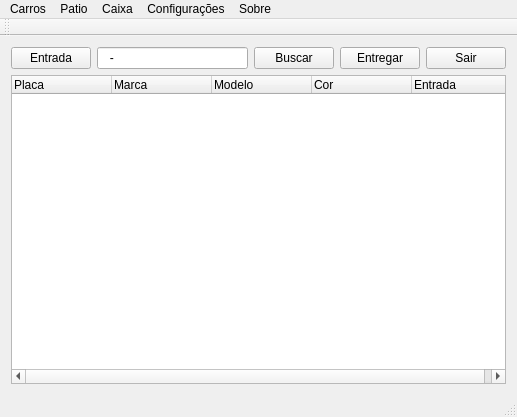
<?xml version="1.0" encoding="UTF-8"?>
<ui version="4.0">
 <class>Cardapio</class>
 <widget class="QMainWindow" name="Cardapio">
  <property name="geometry">
   <rect>
    <x>0</x>
    <y>0</y>
    <width>517</width>
    <height>417</height>
   </rect>
  </property>
  <property name="windowTitle">
   <string>Cardapio</string>
  </property>
  <widget class="QWidget" name="centralWidget">
   <layout class="QGridLayout" name="gridLayout">
    <item row="0" column="0">
     <widget class="QPushButton" name="btnEntrada">
      <property name="text">
       <string>Entrada</string>
      </property>
      <property name="icon">
       <iconset resource="resoruce.qrc">
        <normaloff>:/icones/icons/mais.png</normaloff>:/icones/icons/mais.png</iconset>
      </property>
     </widget>
    </item>
    <item row="0" column="1">
     <widget class="QLineEdit" name="lnPlaca">
      <property name="inputMask">
       <string>AAA-9999</string>
      </property>
      <property name="placeholderText">
       <string>XYZ-2015</string>
      </property>
     </widget>
    </item>
    <item row="0" column="2">
     <widget class="QPushButton" name="btnBuscar">
      <property name="text">
       <string>Buscar</string>
      </property>
      <property name="icon">
       <iconset resource="resoruce.qrc">
        <normaloff>:/icones/icons/search.png</normaloff>:/icones/icons/search.png</iconset>
      </property>
     </widget>
    </item>
    <item row="0" column="3">
     <widget class="QPushButton" name="btnEntrega">
      <property name="text">
       <string>Entregar</string>
      </property>
      <property name="icon">
       <iconset resource="resoruce.qrc">
        <normaloff>:/icones/icons/star.png</normaloff>:/icones/icons/star.png</iconset>
      </property>
     </widget>
    </item>
    <item row="0" column="4">
     <widget class="QPushButton" name="btnSair">
      <property name="text">
       <string>Sair</string>
      </property>
      <property name="icon">
       <iconset resource="resoruce.qrc">
        <normaloff>:/icones/icons/x.png</normaloff>:/icones/icons/x.png</iconset>
      </property>
     </widget>
    </item>
    <item row="1" column="0" colspan="5">
     <widget class="QTreeWidget" name="treeWidget">
      <column>
       <property name="text">
        <string>Placa</string>
       </property>
      </column>
      <column>
       <property name="text">
        <string>Marca</string>
       </property>
      </column>
      <column>
       <property name="text">
        <string>Modelo</string>
       </property>
      </column>
      <column>
       <property name="text">
        <string>Cor</string>
       </property>
      </column>
      <column>
       <property name="text">
        <string>Entrada</string>
       </property>
      </column>
     </widget>
    </item>
   </layout>
  </widget>
  <widget class="QMenuBar" name="menuBar">
   <property name="geometry">
    <rect>
     <x>0</x>
     <y>0</y>
     <width>517</width>
     <height>19</height>
    </rect>
   </property>
   <widget class="QMenu" name="menuOp_es">
    <property name="title">
     <string>Carros</string>
    </property>
    <addaction name="actionCadastrar_Carro"/>
    <addaction name="actionListar_Carros"/>
   </widget>
   <widget class="QMenu" name="menuCaixa">
    <property name="title">
     <string>Patio</string>
    </property>
    <addaction name="actionListar"/>
    <addaction name="actionGerenciar_Novo"/>
    <addaction name="actionAbrir"/>
   </widget>
   <widget class="QMenu" name="menuCaixa_2">
    <property name="title">
     <string>Caixa</string>
    </property>
    <addaction name="actionGerenciar_Novo_2"/>
    <addaction name="actionAbrir_Outro"/>
   </widget>
   <widget class="QMenu" name="menuConfigura_es">
    <property name="title">
     <string>Configurações</string>
    </property>
    <addaction name="actionAtivar"/>
    <addaction name="actionAmbiente"/>
   </widget>
   <widget class="QMenu" name="menuSobre">
    <property name="title">
     <string>Sobre</string>
    </property>
    <addaction name="actionManual"/>
    <addaction name="actionSobre"/>
   </widget>
   <addaction name="menuOp_es"/>
   <addaction name="menuCaixa"/>
   <addaction name="menuCaixa_2"/>
   <addaction name="menuConfigura_es"/>
   <addaction name="menuSobre"/>
  </widget>
  <widget class="QToolBar" name="mainToolBar">
   <attribute name="toolBarArea">
    <enum>TopToolBarArea</enum>
   </attribute>
   <attribute name="toolBarBreak">
    <bool>false</bool>
   </attribute>
  </widget>
  <widget class="QStatusBar" name="statusBar"/>
  <action name="actionCadastrar_Carro">
   <property name="icon">
    <iconset resource="resoruce.qrc">
     <normaloff>:/icones/icons/mais.png</normaloff>:/icones/icons/mais.png</iconset>
   </property>
   <property name="text">
    <string>Cadastrar Carro</string>
   </property>
  </action>
  <action name="actionListar_Carros">
   <property name="icon">
    <iconset resource="resoruce.qrc">
     <normaloff>:/icones/icons/notepad.png</normaloff>:/icones/icons/notepad.png</iconset>
   </property>
   <property name="text">
    <string>Listar Carros</string>
   </property>
  </action>
  <action name="actionGerenciar_Novo">
   <property name="icon">
    <iconset resource="resoruce.qrc">
     <normaloff>:/icones/icons/book.png</normaloff>:/icones/icons/book.png</iconset>
   </property>
   <property name="text">
    <string>Gerenciar Novo</string>
   </property>
  </action>
  <action name="actionAbrir">
   <property name="icon">
    <iconset resource="resoruce.qrc">
     <normaloff>:/icones/icons/computer.png</normaloff>:/icones/icons/computer.png</iconset>
   </property>
   <property name="text">
    <string>Abrir</string>
   </property>
  </action>
  <action name="actionGerenciar_Novo_2">
   <property name="icon">
    <iconset resource="resoruce.qrc">
     <normaloff>:/icones/icons/book.png</normaloff>:/icones/icons/book.png</iconset>
   </property>
   <property name="text">
    <string>Gerenciar Novo</string>
   </property>
  </action>
  <action name="actionAbrir_Outro">
   <property name="icon">
    <iconset resource="resoruce.qrc">
     <normaloff>:/icones/icons/computer.png</normaloff>:/icones/icons/computer.png</iconset>
   </property>
   <property name="text">
    <string>Abrir Outro</string>
   </property>
  </action>
  <action name="actionAtivar">
   <property name="icon">
    <iconset resource="resoruce.qrc">
     <normaloff>:/icones/icons/lock.png</normaloff>:/icones/icons/lock.png</iconset>
   </property>
   <property name="text">
    <string>Ativar</string>
   </property>
  </action>
  <action name="actionAmbiente">
   <property name="icon">
    <iconset resource="resoruce.qrc">
     <normaloff>:/icones/icons/wrench-screwdriver.png</normaloff>:/icones/icons/wrench-screwdriver.png</iconset>
   </property>
   <property name="text">
    <string>Ambiente</string>
   </property>
  </action>
  <action name="actionManual">
   <property name="icon">
    <iconset resource="resoruce.qrc">
     <normaloff>:/icones/icons/light-bulb.png</normaloff>:/icones/icons/light-bulb.png</iconset>
   </property>
   <property name="text">
    <string>Manual</string>
   </property>
  </action>
  <action name="actionSobre">
   <property name="icon">
    <iconset resource="resoruce.qrc">
     <normaloff>:/icones/icons/user.png</normaloff>:/icones/icons/user.png</iconset>
   </property>
   <property name="text">
    <string>Sobre</string>
   </property>
  </action>
  <action name="actionListar">
   <property name="icon">
    <iconset resource="resoruce.qrc">
     <normaloff>:/icones/icons/notepad.png</normaloff>:/icones/icons/notepad.png</iconset>
   </property>
   <property name="text">
    <string>Listar</string>
   </property>
  </action>
 </widget>
 <layoutdefault spacing="6" margin="11"/>
 <resources>
  <include location="resoruce.qrc"/>
 </resources>
 <connections>
  <connection>
   <sender>btnSair</sender>
   <signal>clicked()</signal>
   <receiver>Cardapio</receiver>
   <slot>close()</slot>
   <hints>
    <hint type="sourcelabel">
     <x>416</x>
     <y>55</y>
    </hint>
    <hint type="destinationlabel">
     <x>390</x>
     <y>70</y>
    </hint>
   </hints>
  </connection>
 </connections>
</ui>
